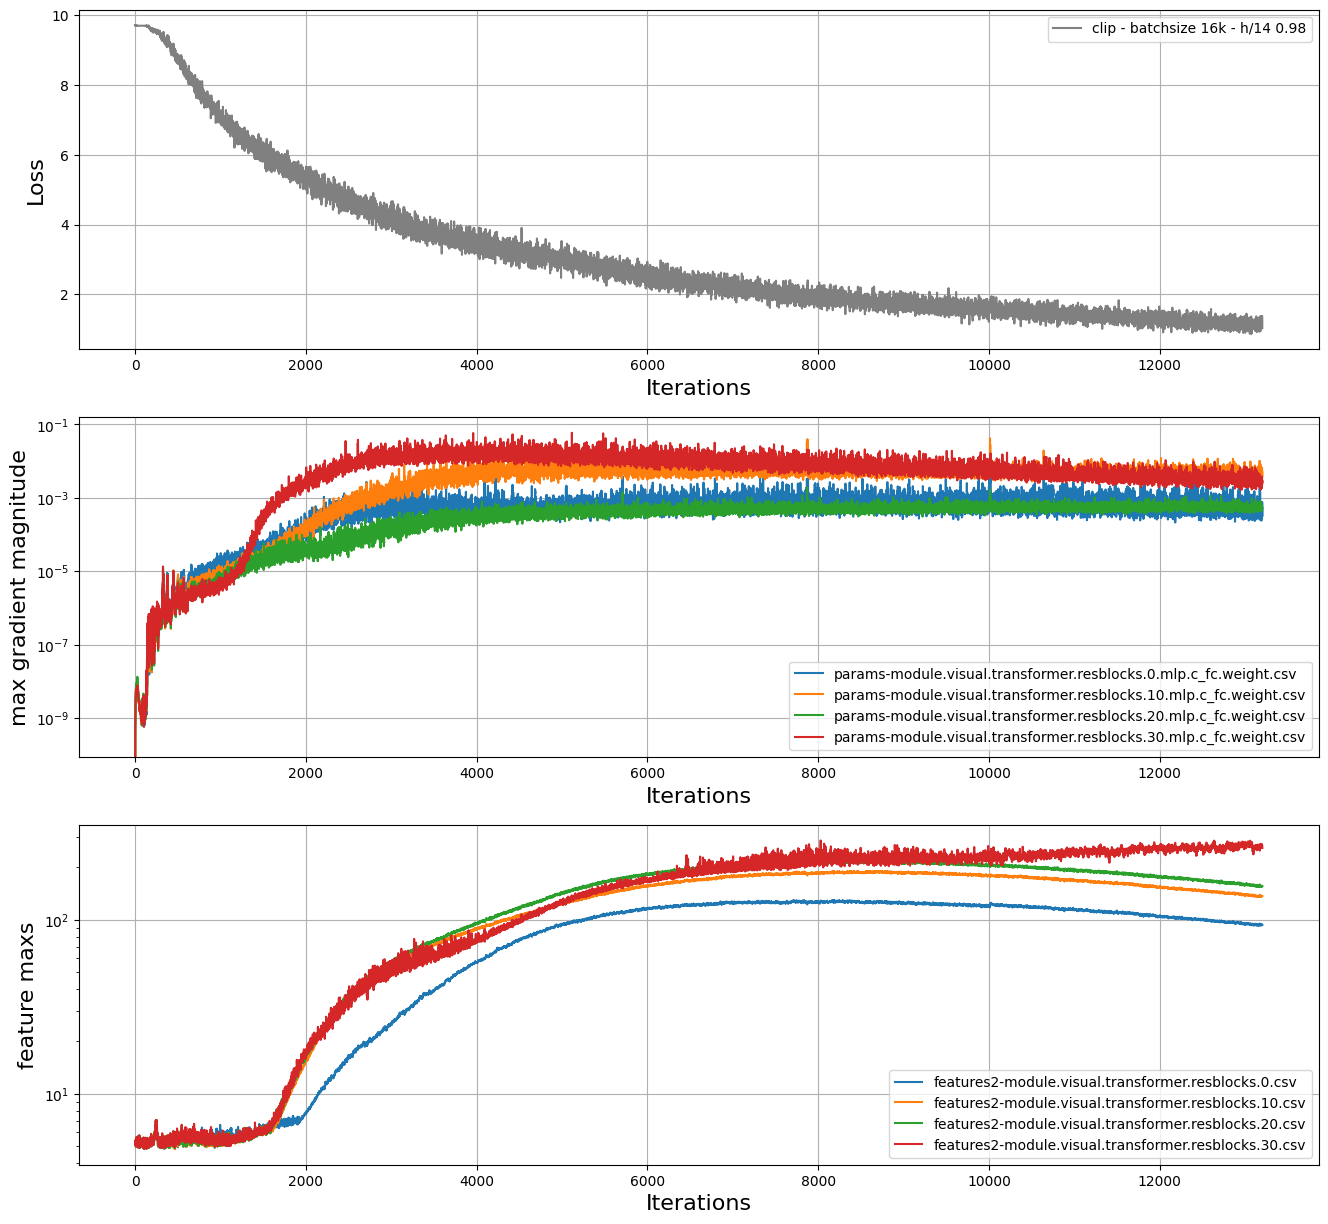

This figure's Python source:
import matplotlib.pyplot as plt
import pandas as pd
import numpy as np
import os

# from mpl_toolkits.axes_grid1.inset_locator import zoomed_inset_axes, mark_inset
# from mpl_toolkits.axes_grid1.anchored_artists import AnchoredSizeBar

modules = [
    'module.positional_embedding',
    'module.text_projection',
    'module.logit_scale',
    'module.visual.class_embedding',
    'module.visual.positional_embedding',
    'module.visual.proj',
    'module.visual.conv1.weight',
    #'module.visual.patchnorm_pre_ln.weight',
    'module.visual.ln_pre.weight',
    'module.visual.ln_pre.bias',
    'module.visual.transformer.resblocks.0.ln_1.weight',
    'module.visual.transformer.resblocks.0.ln_1.bias',
    'module.visual.transformer.resblocks.0.attn.in_proj_weight',
    'module.visual.transformer.resblocks.0.attn.in_proj_bias',
    'module.visual.transformer.resblocks.0.attn.out_proj.weight',
    'module.visual.transformer.resblocks.0.attn.out_proj.bias',
    'module.visual.transformer.resblocks.0.ln_2.weight',
    'module.visual.transformer.resblocks.0.ln_2.bias',
    'module.visual.transformer.resblocks.0.mlp.c_fc.weight',
    'module.visual.transformer.resblocks.0.mlp.c_fc.bias',
    'module.visual.transformer.resblocks.0.mlp.c_proj.weight',
    'module.visual.transformer.resblocks.0.mlp.c_proj.bias',
    'module.visual.transformer.resblocks.10.ln_1.weight',
    'module.visual.transformer.resblocks.10.ln_1.bias',
    'module.visual.transformer.resblocks.10.attn.in_proj_weight',
    'module.visual.transformer.resblocks.10.attn.in_proj_bias',
    'module.visual.transformer.resblocks.10.attn.out_proj.weight',
    'module.visual.transformer.resblocks.10.attn.out_proj.bias',
    'module.visual.transformer.resblocks.10.ln_2.weight',
    'module.visual.transformer.resblocks.10.ln_2.bias',
    'module.visual.transformer.resblocks.10.mlp.c_fc.weight',
    'module.visual.transformer.resblocks.10.mlp.c_fc.bias',
    'module.visual.transformer.resblocks.10.mlp.c_proj.weight',
    'module.visual.transformer.resblocks.10.mlp.c_proj.bias',
    'module.visual.ln_post.weight',
    'module.visual.ln_post.bias',
    'module.token_embedding.weight',
    'module.ln_final.bias',
    'module.ln_final.weight',
]

modules = [
#     'module.visual.class_embedding',
    #'module.visual.transformer.resblocks.0.attn.in_proj_weight',
    'module.visual.transformer.resblocks.0.mlp.c_fc.weight',
    'module.visual.transformer.resblocks.10.mlp.c_fc.weight',
    'module.visual.transformer.resblocks.20.mlp.c_fc.weight',
    'module.visual.transformer.resblocks.30.mlp.c_fc.weight',
    #'module.visual.transformer.resblocks.10.attn.in_proj_weight',
    # 'module.visual.transformer.resblocks.10.attn.in_proj_weight',
    # 'module.visual.transformer.resblocks.10.mlp.c_fc.weight',
    # 'module.visual.transformer.resblocks.20.attn.in_proj_weight',
    # 'module.visual.transformer.resblocks.20.mlp.c_fc.weight',
#     #'module.logit_scale',
     #'module.visual.conv1.weight',
]
cmap=plt.get_cmap('cool')
def get_metrics(filename):
    if not os.path.exists(filename):
        return -1
    f = open(filename, "r")
    c = f.read()
    good =[l for l in c.split("\n") if "imagenet-zero" in l]
    if len(good) != 1:
        return -1
    top5 = float(good[0].split("\t")[1].split(" ")[-1])
    top1 = float(good[0].split("\t")[0].split(" ")[-1])
    return top1

def proc(df, lim):
    df.drop(df[df[0] == 0].index[1:], axis=0, inplace=True)
    df.drop_duplicates(0, keep='last', inplace=True)
    if lim > 0:
        df = df[df[0] < lim]
    return df
if __name__ == '__main__':
    kernel_size = 40
    min_loss = 14
    max_scaler = 1
    log_level =3 #+ len(modules)

    # NOTE: LOOK AT FEATURE STDDEV!
    alpha = 1
    file_list = []
    bsz = 4096*4
    file_list = [
        
        #(f'clipadamw-amp-ViTDP-H-14-16384-2e-3-0.99-v1', 'fp16-99','gray', -1),#cmap(1./3), -1),
        # (f'clipadamw-amp-ViTDP-L-14-16384-2e-3-0.95-v1', 'fp16-95',cmap(0.), -1),
        # (f'clipadamw-amp-ViTDP-L-14-16384-2e-3-0.98-v1', 'fp16-98',cmap(0.5), -1),
        # (f'clipadamw-amp-ViTDP-L-14-16384-2e-3-0.99-v1', 'fp16-99',cmap(1.), -1),

        # (f'customadamw-amp-ViT-H-14-16384-2e-3-0.99-v1', 'fp16-99',cmap(1./3), -1),
        # (f'customadamw-amp-ViT-H-14-16384-2e-3-0.98-v1', 'fp16-98',cmap(2./3), -1),
        # (f'customadamw-amp-ViT-H-14-16384-2e-3-0.95-v1', 'fp16-95',cmap(1.), -1),

       # (f'clipadamw-amp-ViT-H-14-{16384}-2e-3-0.99-v1', 'clip - batchsize 16k - l/14 0.99', 'C1', -1),

        (f'clipadamw-amp-ViTls0-H-14-{16384}-2e-3-0.98-v1', 'clip - batchsize 16k - h/14 0.98', 'gray', -1),


        #(f'customadamw-amp-ViT-H-14-{16384}-2e-3-0.98-v1', 'standard - batchsize 16k - l/14', 'C0', -1),
        #(f'customadamw-amp-ViTDP-H-14-{16384}-2e-3-0.98-v1', 'standard - batchsize 16k - l/14 + dpn', 'C1', -1),
        #(f'clipadamw-amp-ViT-H-14-{16384}-2e-3-0.98-v1', 'clip - batchsize 16k - l/14', 'C2', -1),
        #(f'clipadamw-amp-ViTDP-H-14-{16384}-2e-3-0.98-v1', 'clip - batchsize 16k - l/14 + dpn', 'C3', -1),
        #(f'customadamw-amp-ViTDP-H-14-{16384}-2e-3-0.98-gradclip2-v1', 'GC - batchsize 16k - l/14 + dpn', 'C4', -1),

        #(f'customadamw-amp-ViTDP-H-14-16384-2e-3-0.95-v1', 'dpn',cmap(1./3), -1),
        #(f'clipadamw-amp-ViT-H-14-16384-2e-3-0.95-v1', 'standard + clip',cmap(2./3), -1),
        #(f'clipadamw-amp-ViTDP-H-14-16384-2e-3-0.95-v1', 'dpn + clip',cmap(3./3), -1),

        # (f'customadamw-ViTDP-B-32-16384-2e-3-0.999-v0', 'fp16-995',cmap(0.), -1),#cmap(1./3), -1),
        # (f'customadamw-ViTDP-B-32-16384-2e-3-0.995-v0', 'fp16-995',cmap(0.), -1),#cmap(1./3), -1),
        # (f'customadamw-ViTDP-B-32-16384-2e-3-0.99-v0', 'fp16-99',cmap(1./3), -1),#cmap(1./3), -1),
        # (f'customadamw-ViTDP-B-32-16384-2e-3-0.98-v0', 'fp16-98',cmap(2./3), -1),
        # (f'customadamw-ViTDP-B-32-16384-2e-3-0.95-v0', 'fp16-95',cmap(1.), -1),

        # (f'clipadamw-amp-ViTDP-L-14-16384-2e-3-0.99-v1', 'fp16-99','gray', -1),#cmap(1./3), -1),
        # (f'clipadamw-amp-ViTDP-L-14-16384-2e-3-0.98-v1', 'fp16-98',cmap(2./3), -1),
        # (f'clipadamw-amp-ViTDP-L-14-16384-2e-3-0.95-v1', 'fp16-95',cmap(1.), -1),

        # (f'customadamw-amp-ViTDP-H-14-16384-2e-3-0.95-gradclip2-v1', 'fp16-95',cmap(0), -1),
        # (f'customadamw-amp-ViTDP-H-14-16384-2e-3-0.98-gradclip2-v1', 'fp16-98',cmap(0.5), -1),
        # (f'customadamw-amp-ViTDP-H-14-16384-2e-3-0.99-gradclip2-v1', 'fp16-99',cmap(1.), -1),

        #(f'customadamw-amp-ViT-L-14-16384-2e-3-0.98-v1-nopd', 'fp16-98', 'gray', -1),
        #(f'customadamw-amp-ViT-H-14-16384-2e-3-0.98-v1', 'fp16-98',cmap(0.), -1),
        # (f'clipadamw-amp-ViTDP-H-14-16384-2e-3-0.995-v1', 'fp16-98',cmap(1.), -1),
        # (f'clipadamw-amp-ViTDP-H-14-16384-2e-3-0.98-v1', 'fp16-98',cmap(0), -1),

        #(f'customadamw-amp-ViTDP-H-14-16384-2e-3-0.98-v1', 'fp16-98',cmap(1./3), -1),
    ]


    fig, axlist = plt.subplots(log_level, 1, figsize=(16, 5 * log_level))
    if log_level == 1:
        axlist = [axlist]

    axlabels = []

    #axins2 = zoomed_inset_axes(axlist[0], zoom=3, bbox_to_anchor=(1, 1))
    
    for j, (file, name, color, lim) in enumerate(file_list):

        if not os.path.exists(f'/fsx/home-mitchellw/experimetns/opt/{file}/data/0/loss.csv'):
            continue

        if log_level >= 1:
            ax = axlist[0]
            for i in range(1):
                df = pd.read_csv(f'/fsx/home-mitchellw/experimetns/opt/{file}/data/{i}/loss.csv', names=list(range(2)))
                df = proc(df, lim)
                #df = df[df[0] > 30000]
                #ax.set_yscale('log')
                ax.plot(df.iloc[:, 0], np.minimum(min_loss, df.iloc[:, 1]), color=color, label=name)#, alpha=0.5)#, label='beta2 = 0.99' if j ==0 else 'beta2 = 0.9')#, alpha=0.3)#, label=name)# alpha=0.5,
                
                kernel = np.ones(kernel_size) / kernel_size
                data_convolved = np.convolve(df.iloc[:, 1], kernel, mode='same')
                data_convolved = data_convolved[kernel_size:-kernel_size]
                #ax.plot(df.iloc[:, 0][kernel_size:-kernel_size], np.minimum(min_loss, data_convolved), color=color, label=name, linewidth=1)
                print(file)
                
                print(df.iloc[-1, 0])
                ax.set_ylabel('Loss', fontsize=16)
                #ax.set_yscale('log')
                #ax.set_xscale('log')

        # if log_level >= 2:
        #     ax = axlist[1]
        #     for i in range(1):
        #         filename = f'/fsx/home-mitchellw/experimetns/opt/{file}/data/{i}/amp.csv'
        #         if not os.path.exists(filename):
        #             continue
        #         df = pd.read_csv(filename, names=list(range(2)))
        #         if len(df) == 0:
        #             continue
        #         df = proc(df, lim)
        #         #df = df[df[0] > 30000]
        #         #ax.set_yscale('log')
        #         ax.plot(df.iloc[:, 0], df.iloc[:, 1], color=color, label=name)#, alpha=0.5)#, label='beta2 = 0.99' if j ==0 else 'beta2 = 0.9')#, alpha=0.3)#, label=name)# alpha=0.5,
                

        #         print(df.iloc[-1, 0])
        #         ax.set_ylabel('Amp', fontsize=16)
        #         #ax.set_yscale('log')
        #         #ax.set_xscale('log')


        for jj, module in enumerate(modules):
            ax = axlist[1]

            for i in range(1):
                #layer = 'params-module.logit_scale.csv'
                #layer = 'params-module.positional_embedding.csv' # YES!
                #layer = 'params-module.text_projection.csv' # NO!
                layer = f'params-{module}.csv'
                df = pd.read_csv(f'/fsx/home-mitchellw/experimetns/opt/{file}/data/{i}/{layer}', names=list(range(17+5+4+2)))
                df = proc(df, lim)
                
                # if j == 1:
                #     alpha = 0.25
                idx = 14
                #idx=1
                idx = 6
                #idx = 18
                #if jj == 0:
                ax.plot(df.iloc[:, 0], np.sqrt(df.iloc[:, idx]),label=layer)
                ax.set_yscale('log')
                #ax.plot(df.iloc[:, 0], df.iloc[:, idx], color=color, alpha=alpha)
                #ax.set_ylabel('root(mean(square(g/u)))', fontsize=16)
                ax.set_ylabel('max gradient magnitude', fontsize=16)

                #ax.plot(df.iloc[:, 0], df.iloc[:, idx], color=color, alpha=alpha)
                #ax.plot(df.iloc[:, 0], np.sqrt(df.iloc[:, idx]), color=color, alpha=alpha)
                #ax.set_title(module, fontsize=16, y=1.0, pad=-14)
                # else:
                #     ax.plot(df.iloc[:, 0], np.sqrt(df.iloc[:, 4]), color=color, alpha=alpha)
                    
                #     ax.set_ylabel('RMS(g)', fontsize=16)
                #     ax.set_title(module, fontsize=16, y=1.0, pad=-14)


        ax = axlist[-1]
        for i in range(1):
            for layer in [
                f'features2-module.visual.transformer.resblocks.0.csv',
                f'features2-module.visual.transformer.resblocks.10.csv',
                f'features2-module.visual.transformer.resblocks.20.csv',
                f'features2-module.visual.transformer.resblocks.30.csv'
            ]:
                filename = f'/fsx/home-mitchellw/experimetns/opt/{file}/data/{i}/{layer}'
                if not os.path.exists(filename):
                    continue
                df = pd.read_csv(filename, names=list(range(17+5+4+2)))
                df = proc(df, lim)
                ax.plot(df.iloc[:, 0], df.iloc[:, 3],label=layer)
                ax.set_ylabel('feature maxs', fontsize=16)
                ax.set_yscale('log')

        # ax = axlist[-1]    
        # for i in range(1):
        #     fname = f'/fsx/home-mitchellw/experimetns/opt/{file}/checkpoints/eval.pt'
        #     #beta2 = float(fname.split('-')[-2])
        #     axlabels.append(name)
        #     top1 = get_metrics(fname)
        #     if top1 > 0:
        #         ax.scatter(j, top1, color='C0')


    for j, ax in enumerate(axlist):

        ax.legend()
        #ax.set_xlim([22000, 35000])
        ax.grid()
        ax.set_xlabel('Iterations', fontsize=16)
        continue
        vv = 3180
        dd = 50
        vv = 3337
        dd = 100
        vv = 2682
        dd = 50
        vv = 2893
        dd = 40
        vv = 11800
        dd = 2e3
        vv = 2924
        dd = 25
        vv = 14677
        dd = 50
        vv = 9500
        dd = 500
        # vv = 1498
        # dd = 30
        
        ax.axvline(vv, linestyle='--', color='gray')
        ax.set_xlim(vv-dd, vv+dd)
        #ax.axvline(vv + 5, linestyle='--', color='gray')
        continue
        #ax.axvline(5347, linestyle='--', color='gray')

        continue
        # continue
        if j == 1:
            ax.axhline(np.sqrt(df[df[0] == vv][idx].values[-1]), color='gray', linestyle='--')
            #ax.axhline(df[df[0] == vv][idx].values[-1], color='gray', linestyle='--')
        elif j == 2:
            ax.axhline(np.sqrt(df[df[0] == vv][4].values[-1]), color='gray', linestyle='--')
        continue

    plt.savefig('/admin/home-mitchellw/forks/open_clip_fork/plots/just_norms.png', bbox_inches='tight')



"""

0    stepd,
1    p.pow(2).mean().item(), #'weight_means'
2    p.pow(2).std().item(), # 'weight_std'
3    p.pow(2).max().item(), # 'weight_max'
4    p.grad.pow(2).mean().item(), #'grad sq mean'
5    p.grad.pow(2).std().item(), # 'grad sq std'
6    p.grad.pow(2).max().item(), # 'grad sq max'
7    optimizer.state[p]['exp_avg'].pow(2).mean().item(), #'v_means'
8    optimizer.state[p]['exp_avg'].pow(2).std().item(), # 'v_std'
9    optimizer.state[p]['exp_avg'].pow(2).max().item(), # 'v_max'
10    optimizer.state[p]['exp_avg_sq'].mean().item(), #'u_means'
11    optimizer.state[p]['exp_avg_sq'].std().item(), # 'u_std'
12    optimizer.state[p]['exp_avg_sq'].max().item(), # 'u_max'
13    optimizer.state[p]['exp_avg_sq'].min().item(), # 'u_min
14    optimizer.state[p]['rms_mean'],
15    optimizer.state[p]['rms_std'],
16    optimizer.state[p]['rms_min'],
17    optimizer.state[p]['rms_max'],
18    optimizer.state[p]['rms_sq_d1'],
19    optimizer.state[p]['rms_d1'],
20    optimizer.state[p]['numel'],
21    optimizer.state[p]['relu'],
22    optimizer.state[p]['beta2hat'],
"""